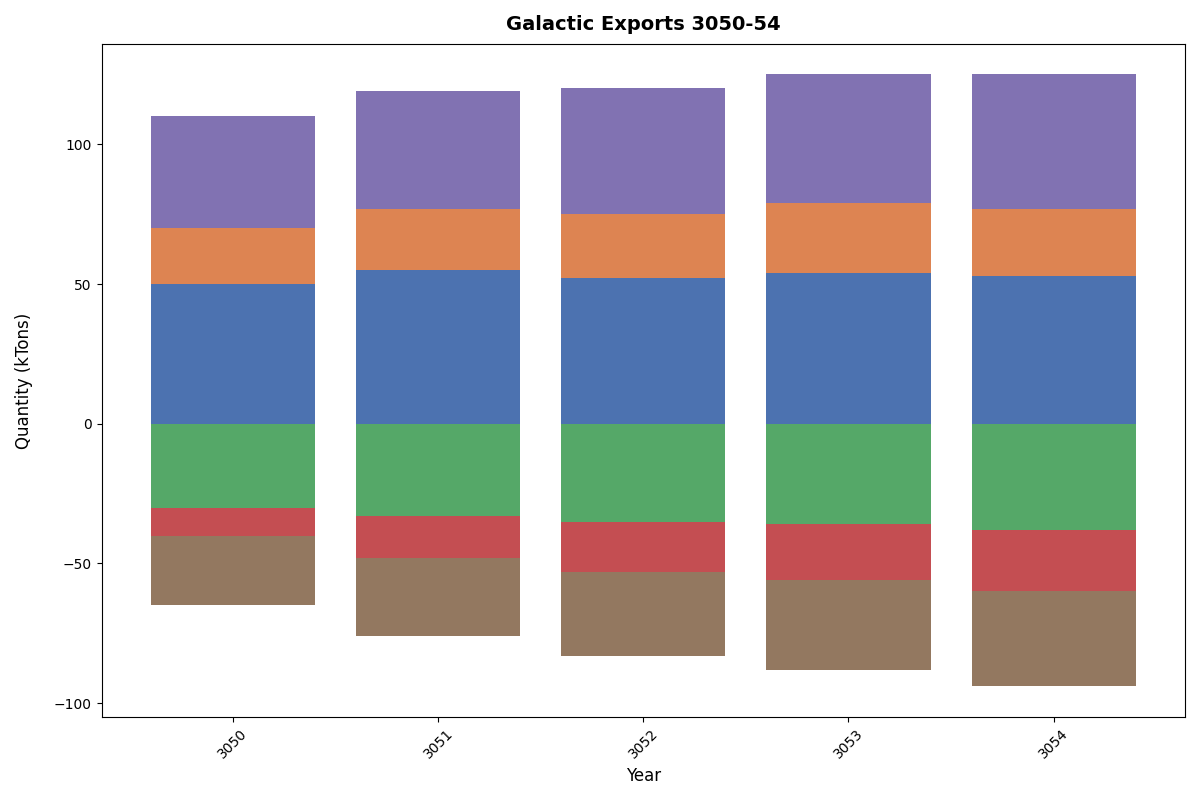

Source code (Python):
import matplotlib.pyplot as plt
import numpy as np

years = np.arange(3050, 3055)
exports = {
    'Zerion': [50, 55, 52, 54, 53],
    'Yutopia': [20, 22, 23, 25, 24],
    'Cetheron': [-30, -33, -35, -36, -38],
    'Luthar': [-10, -15, -18, -20, -22],
    'Xanadu': [40, 42, 45, 46, 48],
    'Hyperion': [-25, -28, -30, -32, -34]
}

colors = ['#4C72B0', '#DD8452', '#55A868', '#C44E52', '#8172B2', '#937860']

fig, ax = plt.subplots(figsize=(12, 8))

ax.bar(years, exports['Zerion'], color=colors[0])
ax.bar(years, exports['Yutopia'], bottom=exports['Zerion'], color=colors[1])
ax.bar(years, exports['Cetheron'], color=colors[2], align='center')
ax.bar(years, exports['Luthar'], bottom=exports['Cetheron'], color=colors[3], align='center')
ax.bar(years, exports['Xanadu'], bottom=[sum(x) for x in zip(exports['Zerion'], exports['Yutopia'])], color=colors[4])
ax.bar(years, exports['Hyperion'], bottom=[sum(x) for x in zip(exports['Cetheron'], exports['Luthar'])], color=colors[5], align='center')

ax.set_title("Galactic Exports 3050-54", fontsize=14, fontweight='bold', pad=10)
ax.set_xlabel("Year", fontsize=12)
ax.set_ylabel("Quantity (kTons)", fontsize=12, labelpad=15)

plt.xticks(years, rotation=45)

plt.tight_layout()
plt.show()
